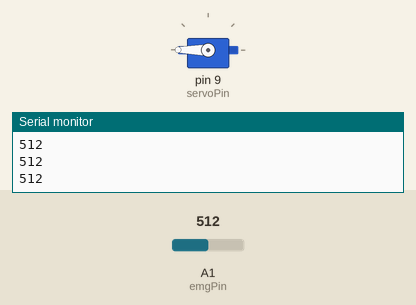
A sketch run on a simulated Arduino Uno, built with avr-gcc and run on an emulated ATmega328P. On the bench: servo, the last lines printed to the serial monitor. The inputs (shaded band) are chosen by the test bench; at power-on: A1 (emgPin) = 512.

Above: at 1.2 s.
1.3 s: A1 (emgPin) set to 306
At 1.7 s:
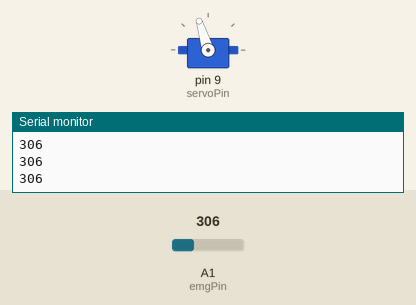
2.8 s: A1 (emgPin) set to 122
At 3.2 s:
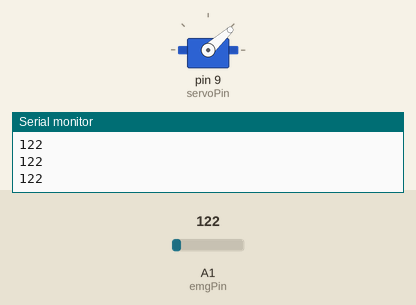
4.3 s: A1 (emgPin) set to 0
At 5.4 s:
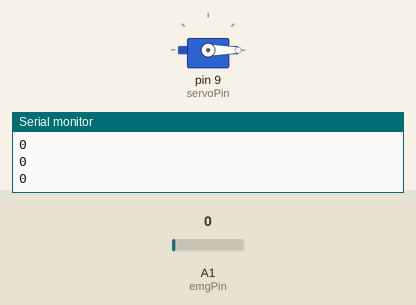
5.8 s: A1 (emgPin) set to 511
At 6.4 s:
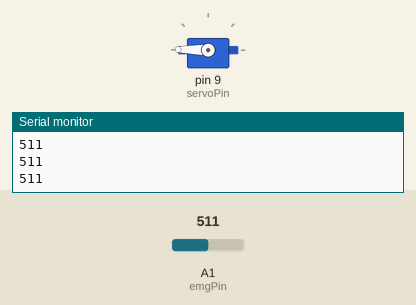
7.3 s: A1 (emgPin) set to 716
At 7.8 s:
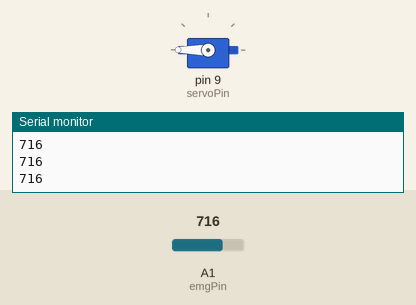
Timing chart, 0 to 9.8 s (numbered marks = the images above; inputs shaded):
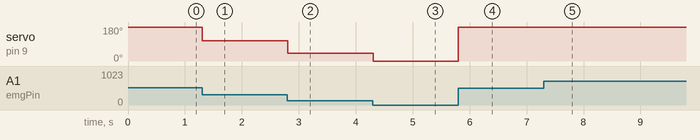

Measured:
- after the input at 1.3 s, servo on pin 9 (servoPin): 180° → 107° at once
- after the input at 2.8 s, servo on pin 9 (servoPin): 107° → 42° at once
- after the input at 4.3 s, servo on pin 9 (servoPin): 42° → 0° at once
- after the input at 5.8 s, servo on pin 9 (servoPin): 0° → 179° at once
- after the input at 7.3 s, servo on pin 9 (servoPin): 179° → 180° at once

The sketch:

yt_ref.ino
```cpp
#include <Arduino.h>
#include <Servo.h>
Servo myservo;

int emgPin=A1;
int emgValue=0;
int servoPin=9;

void setup() {
  myservo.attach(servoPin);
  Serial.begin(115200);
  // put your setup code here, to run once:

}

void loop() {
  emgValue=analogRead(emgPin);
  int servoPos=map(emgValue,0,1023,0,360);
  myservo.write(servoPos);
  Serial.println(emgValue);
  delay(10);
  // put your main code here, to run repeatedly:

}
```
